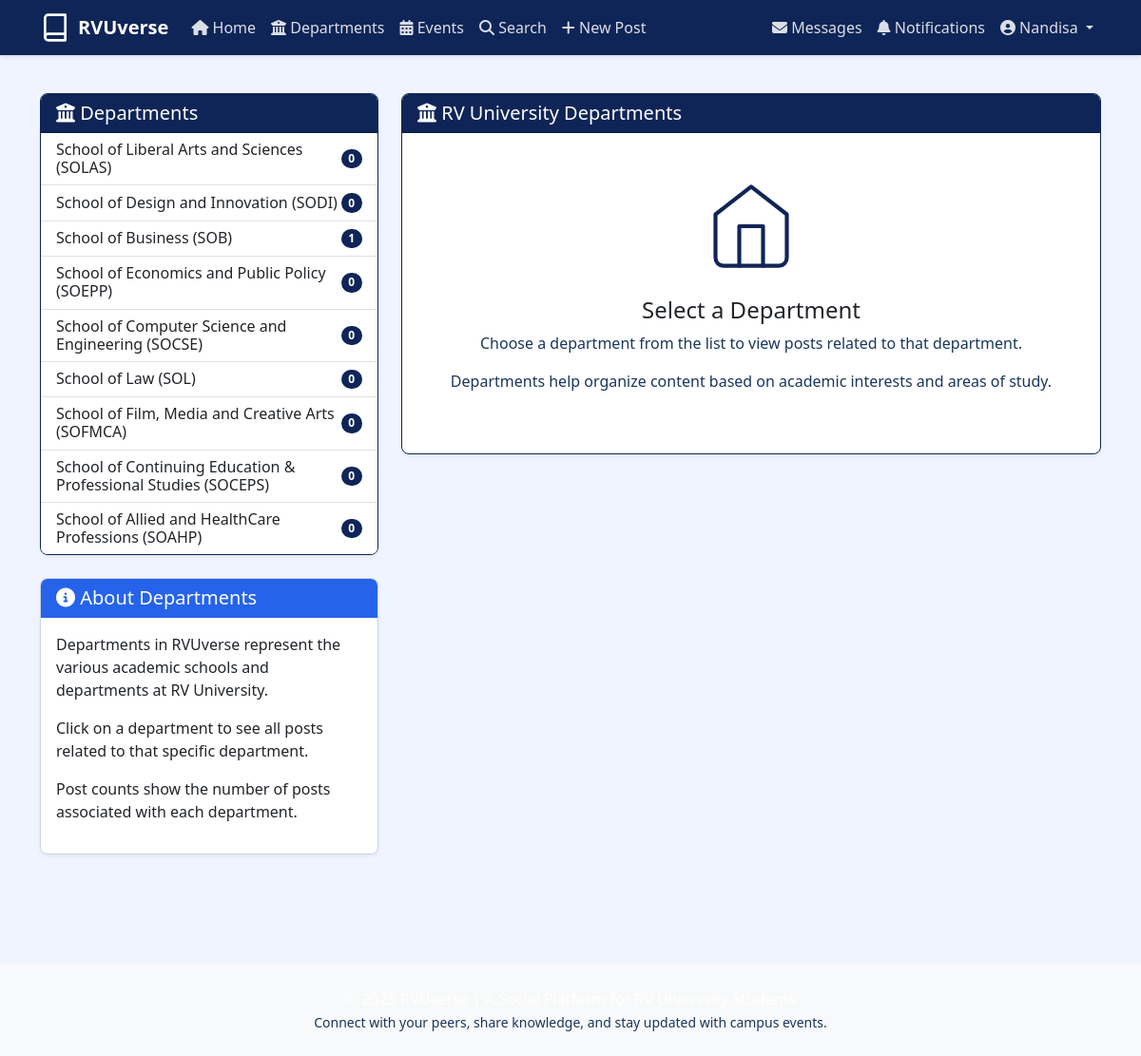
The page /departments/ (signed in) on the database its author committed.
### core/models.py (models this page shows, shortened)
class Department(models.Model):
    DEPT_CHOICES = [
        ('1', 'School of Liberal Arts and Sciences (SOLAS)'),
        ('2', 'School of Design and Innovation (SODI)'),
        ('3', 'School of Business (SOB)'),
        ('4', 'School of Economics and Public Policy (SOEPP)'),
        ('5', 'School of Computer Science and Engineering (SOCSE)'),
        ('6', 'School of Law (SOL)'),
        ('7', 'School of Film, Media and Creative Arts (SOFMCA)'),
        ('8', 'School of Continuing Education & Professional Studies (SOCEPS)'),
        ('9', 'School of Allied and Healthcare Professions (SOAHP)'),
    ]
    code = models.CharField(max_length=2, choices=DEPT_CHOICES, unique=True,default='5')
    name = models.CharField(max_length=100)
    description = models.TextField(blank=True, null=True)

### core/views.py (the view)
# urls.py: path('departments/', views.departments_view, name='departments'),
@login_required
def departments_view(request):
    departments = Department.objects.all().annotate(
        post_count=Count('posts')
    )
    selected_department_id = request.GET.get('department')
    posts = None
    if selected_department_id:
        selected_department = get_object_or_404(Department, id=selected_department_id)
        posts = Post.objects.filter(department=selected_department).select_related('user')
        paginator = Paginator(posts, 10)  # Show 10 posts per page
        page_number = request.GET.get('page')
        page_obj = paginator.get_page(page_number)
        context = {
            'departments': departments,
            'selected_department': selected_department,
            'page_obj': page_obj,
        }
    else:
        context = {
            'departments': departments,
        }
    return render(request, 'core/departments.html', context)

### core/templates/core/departments.html (shortened to what this page needs)
{% extends 'core/base.html' %}
{% block content %}
<div class="row">
    <div class="col-lg-4 mb-4">
        <div class="card border-primary">
            <div class="card-header bg-primary text-white">
                <h5 class="card-title mb-0">
                    <i class="fa-solid fa-building-columns"></i> Departments
                </h5>
            </div>
            <div class="list-group list-group-flush">
                {% for department in departments %}
                <a href="{% url 'departments' %}?department={{ department.id }}"
                   class="list-group-item list-group-item-action d-flex justify-content-between align-items-center
                          {% if selected_department and selected_department.id == department.id %}active{% endif %}">
                    <div>
                        <h6 class="mb-0">{{ department.name }}</h6>
                    </div>
                    <span class="badge bg-primary rounded-pill">{{ department.post_count }}</span>
                </a>
                {% empty %}
                <div class="list-group-item text-center text-muted py-4">
                    <p>No departments found.</p>
                </div>
                {% endfor %}
            </div>
        </div>
        <div class="card mt-4">
            <div class="card-header bg-info text-white">
                <h5 class="card-title mb-0">
                    <i class="fa-solid fa-info-circle"></i> About Departments
                </h5>
            </div>
            <div class="card-body">
                <p>Departments in RVUverse represent the various academic schools and departments at RV University.</p>
                <p>Click on a department to see all posts related to that specific department.</p>
                <p>Post counts show the number of posts associated with each department.</p>
            </div>
        </div>
    </div>
    <div class="col-lg-8">
        <div class="card border-primary">
            {% if selected_department %}
            <div class="card-header bg-primary text-white">
                <h5 class="card-title mb-0">
                    Posts from {{ selected_department.name }}
                </h5>
            </div>
            <div class="card-body p-0">
                {% if page_obj %}
                    <div class="list-group list-group-flush">
                    {% for post in page_obj %}
                        <div class="list-group-item p-3">
                            <div class="d-flex align-items-center mb-2">
                                <div class="avatar-placeholder me-2">{{ post.user.username.0|upper }}</div>
                                <div>
                                    <a href="{% url 'user_profile' username=post.user.username %}" class="text-decoration-none fw-bold">
                                        {{ post.user.username }}
                                    </a>
                                    <small class="text-muted d-block">
                                        {{ post.created_at|date:"M d, Y g:i A" }}
                                    </small>
                                </div>
                            </div>
                            <p>{{ post.content|linebreaks }}</p>
                            {% if post.hashtags %}
                            <div class="hashtags mb-3">
                                {% for tag in post.extract_hashtags %}
                                <a href="{% url 'search' %}?query={{ tag }}&search_type=hashtags" class="badge bg-secondary text-decoration-none me-1">
                                    #{{ tag }}
                                </a>
                                {% endfor %}
                            </div>
                            {% endif %}
                            <div class="d-flex justify-content-between align-items-center">
                                <div>
                                    <span class="me-3">
                                        <i class="fa-solid fa-thumbs-up text-primary"></i> {{ post.get_likes_count }}
                                    </span>
                                    <span>
                                        <i class="fa-solid fa-comment text-secondary"></i> {{ post.get_comments_count }}
                                    </span>
                                </div>
                                <a href="{% url 'post_detail' post_id=post.id %}" class="btn btn-sm btn-outline-primary">
                                    View Post
                                </a>
                            </div>
                        </div>
                    {% endfor %}
                    </div>
                    {% if page_obj.has_other_pages %}
                    <nav aria-label="Department posts pagination" class="p-3">
                        <ul class="pagination justify-content-center mb-0">
                            {% if page_obj.has_previous %}
                            <li class="page-item">
                                <a class="page-link" href="?department={{ selected_department.id }}&page=1" aria-label="First">
                                    <span aria-hidden="true">&laquo;&laquo;</span>
                                </a>
                            </li>
                            <li class="page-item">
                                <a class="page-link" href="?department={{ selected_department.id }}&page={{ page_obj.previous_page_number }}" aria-label="Previous">
                                    <span aria-hidden="true">&laquo;</span>
                                </a>
                            </li>
                            {% endif %}
                            {% for num in page_obj.paginator.page_range %}
                                {% if page_obj.number == num %}
                                <li class="page-item active"><a class="page-link" href="#">{{ num }}</a></li>
                                {% elif num > page_obj.number|add:'-3' and num < page_obj.number|add:'3' %}
                                <li class="page-item">
                                    <a class="page-link" href="?department={{ selected_department.id }}&page={{ num }}">{{ num }}</a>
                                </li>
                                {% endif %}
                            {% endfor %}
                            {% if page_obj.has_next %}
                            <li class="page-item">
                                <a class="page-link" href="?department={{ selected_department.id }}&page={{ page_obj.next_page_number }}" aria-label="Next">
                                    <span aria-hidden="true">&raquo;</span>
                                </a>
                            </li>
                            <li class="page-item">
                                <a class="page-link" href="?department={{ selected_department.id }}&page={{ page_obj.paginator.num_pages }}" aria-label="Last">
                                    <span aria-hidden="true">&raquo;&raquo;</span>
                                </a>
                            </li>
                            {% endif %}
                        </ul>
                    </nav>
                    {% endif %}
                {% else %}
                    <div class="text-center py-5">
                        <svg width="80" height="80" viewBox="0 0 24 24" fill="none" stroke="currentColor" stroke-width="1" stroke-linecap="round" stroke-linejoin="round" class="text-muted mb-3">
                            <path d="M21 15a2 2 0 01-2 2H7l-4 4V5a2 2 0 012-2h14a2 2 0 012 2z"></path>
                        </svg>
                        <h5>No posts in this department yet</h5>
                        <p class="text-muted">Be the first to create a post in this department!</p>
                        <a href="{% url 'create_post' %}" class="btn btn-primary">
                            <i class="fa-solid fa-plus"></i> Create Post
                        </a>
                    </div>
                {% endif %}
            </div>
            {% else %}
            <div class="card-header bg-primary text-white">
                <h5 class="card-title mb-0">
                    <i class="fa-solid fa-building-columns"></i> RV University Departments
                </h5>
            </div>
            <div class="card-body text-center py-5">
                <svg width="100" height="100" viewBox="0 0 24 24" fill="none" stroke="currentColor" stroke-width="1" stroke-linecap="round" stroke-linejoin="round" class="text-primary mb-4">
                    <path d="M3 9l9-7 9 7v11a2 2 0 0 1-2 2H5a2 2 0 0 1-2-2z"></path>
                    <polyline points="9 22 9 12 15 12 15 22"></polyline>
                </svg>
                <h4>Select a Department</h4>
                <p class="text-muted">Choose a department from the list to view posts related to that department.</p>
                <p class="text-muted">Departments help organize content based on academic interests and areas of study.</p>
            </div>
            {% endif %}
        </div>
    </div>
</div>
{% endblock %}

### core/templates/core/base.html (shortened to what this page needs)
<!DOCTYPE html>
<html lang="en">
<head>
    <link href="https://cdn.jsdelivr.net/npm/bootstrap@5.3.0-alpha1/dist/css/bootstrap.min.css" rel="stylesheet">
    <link rel="stylesheet" href="https://cdnjs.cloudflare.com/ajax/libs/font-awesome/6.4.0/css/all.min.css">
    <link rel="stylesheet" href="/static/css/styles.css">
</head>
<body>
    <nav class="navbar navbar-expand-lg sticky-top navbar-dark bg-primary">
        <div class="container">
            <a class="navbar-brand d-flex align-items-center" href="{% url 'home' %}">
                <svg class="me-2" width="32" height="32" viewBox="0 0 24 24" fill="none" stroke="currentColor" stroke-width="2" stroke-linecap="round" stroke-linejoin="round">
                    <path d="M4 19.5A2.5 2.5 0 0 1 6.5 17H20"></path>
                    <path d="M6.5 2H20v20H6.5A2.5 2.5 0 0 1 4 19.5v-15A2.5 2.5 0 0 1 6.5 2z"></path>
                </svg>
                <span class="fw-bold">RVUverse</span>
            </a>
            <div class="collapse navbar-collapse" id="navbarNav">
                {% if user.is_authenticated %}
                <ul class="navbar-nav me-auto">
                    <li class="nav-item">
                        <a class="nav-link {% if request.path == '/' %}active{% endif %}" href="{% url 'home' %}">
                            <i class="fa-solid fa-house"></i> Home
                        </a>
                    </li>
                    <li class="nav-item">
                        <a class="nav-link {% if '/departments/' in request.path %}active{% endif %}" href="{% url 'departments' %}">
                            <i class="fa-solid fa-building-columns"></i> Departments
                        </a>
                    </li>
                    <li class="nav-item">
                        <a class="nav-link {% if '/events/' in request.path %}active{% endif %}" href="{% url 'events' %}">
                            <i class="fa-solid fa-calendar-days"></i> Events
                        </a>
                    </li>
                    <li class="nav-item">
                        <a class="nav-link {% if '/search/' in request.path %}active{% endif %}" href="{% url 'search' %}">
                            <i class="fa-solid fa-magnifying-glass"></i> Search
                        </a>
                    </li>
                    <li class="nav-item">
                        <a class="nav-link {% if '/post/create/' in request.path %}active{% endif %}" href="{% url 'create_post' %}">
                            <i class="fa-solid fa-plus"></i> New Post
                        </a>
                    </li>
                </ul>
                <ul class="navbar-nav ms-auto">
                    <li class="nav-item">
                        <a class="nav-link position-relative {% if '/messages/' in request.path %}active{% endif %}" href="{% url 'messages' %}">
                            <i class="fa-solid fa-envelope"></i> Messages
                        </a>
                    </li>
                    <li class="nav-item">
                        <a class="nav-link position-relative {% if '/notifications/' in request.path %}active{% endif %}" href="{% url 'notifications' %}">
                            <i class="fa-solid fa-bell"></i> Notifications
                        </a>
                    </li>
                    <li class="nav-item dropdown">
                        <a class="nav-link dropdown-toggle show" href="#" id="navbarDropdown" role="button" data-bs-toggle="dropdown" aria-expanded="true">
                            <i class="fa-solid fa-user-circle"></i> {{ user.username }}
                        </a>
                    </li>
                </ul>
                {% endif %}
            </div>
        </div>
    </nav>
    <main class="container my-4">
        {% block content %}{% endblock %}
    </main>
    <footer class="bg-light py-4 mt-5">
        <div class="container text-center">
            <p class="mb-0">© {% now "Y" %} RVUverse | A Social Platform for RV University Students</p>
            <small class="text-muted">Connect with your peers, share knowledge, and stay updated with campus events.</small>
        </div>
    </footer>
</body>
</html>

### rows shown on the page
Department: name "School of Liberal Arts and Sciences (SOLAS)", post_count "0"
Department: name "School of Design and Innovation (SODI)", post_count "0"
Department: name "School of Business (SOB)", post_count "1"
Department: name "School of Economics and Public Policy (SOEPP)", post_count "0"
Department: name "School of Computer Science and Engineering (SOCSE)", post_count "0"
Department: name "School of Law (SOL)", post_count "0"
Department: name "School of Film, Media and Creative Arts (SOFMCA)", post_count "0"
Department: name "School of Continuing Education & Professional Studies (SOCEPS)", post_count "0"
Department: name "School of Allied and HealthCare Professions (SOAHP)", post_count "0"

### other values the page prints
{{ user.username }} "Nandisa"
